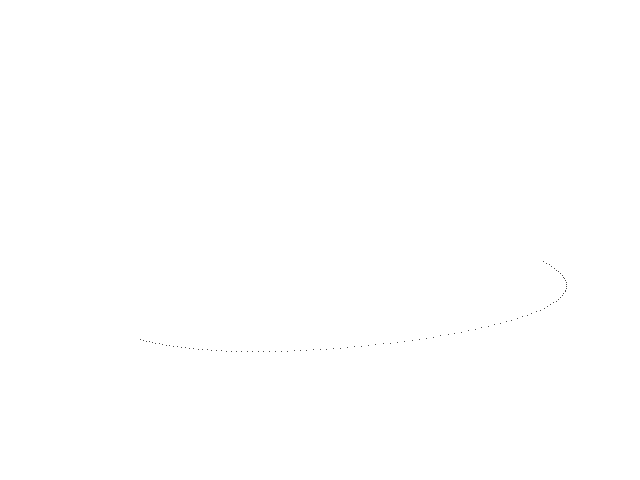
Frame 1 (no input)
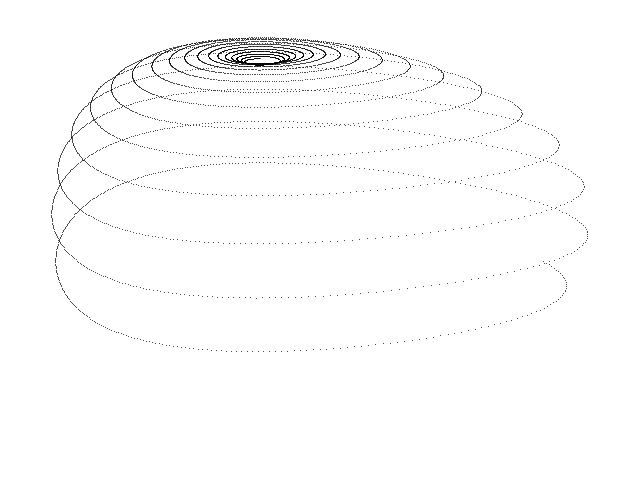
Frame 60 (the mouse pressed at the canvas centre just before this capture)
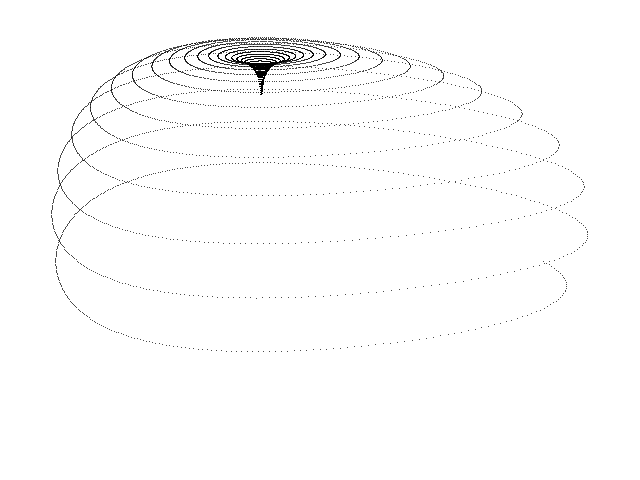
Frame 120 (the mouse held since frame 60 and released just before this capture)

The Processing sketch that drew these frames (run headless with seeded random() and noise(); from frame 60 on, the mouse is pressed at the canvas centre):

// Processing sketch: Voltera_Lotka_A
// ── Voltera_Lotka_A.pde
// Voltera-Lotka A chaotic attractor //

  float x = 1.5;
  float y = 1.0;
  float z = 0.5;
  float dt = 0.005;
  float a = 2.9851;
  float b = 3.0;
  float c = 2.0;


void setup() {
  
  size(640, 480);
  background(255);
  
}

void draw() {
  
  for (int i=0;i<100; i++) {
    
    float nx = x;
    float ny = y;
    float nz = z;
    
    x = nx + dt * (nx - nx * ny + c * pow(nx, 2.0) - a * nz * pow(nx, 2.0));
    y = ny + dt * (-ny + nx * ny);
    z = nz + dt * (-b * nz + a * nz * pow(nx, 2.0));
  
    point(-300 + (560 * x), -390 + (650 * y));
        
  }

}
